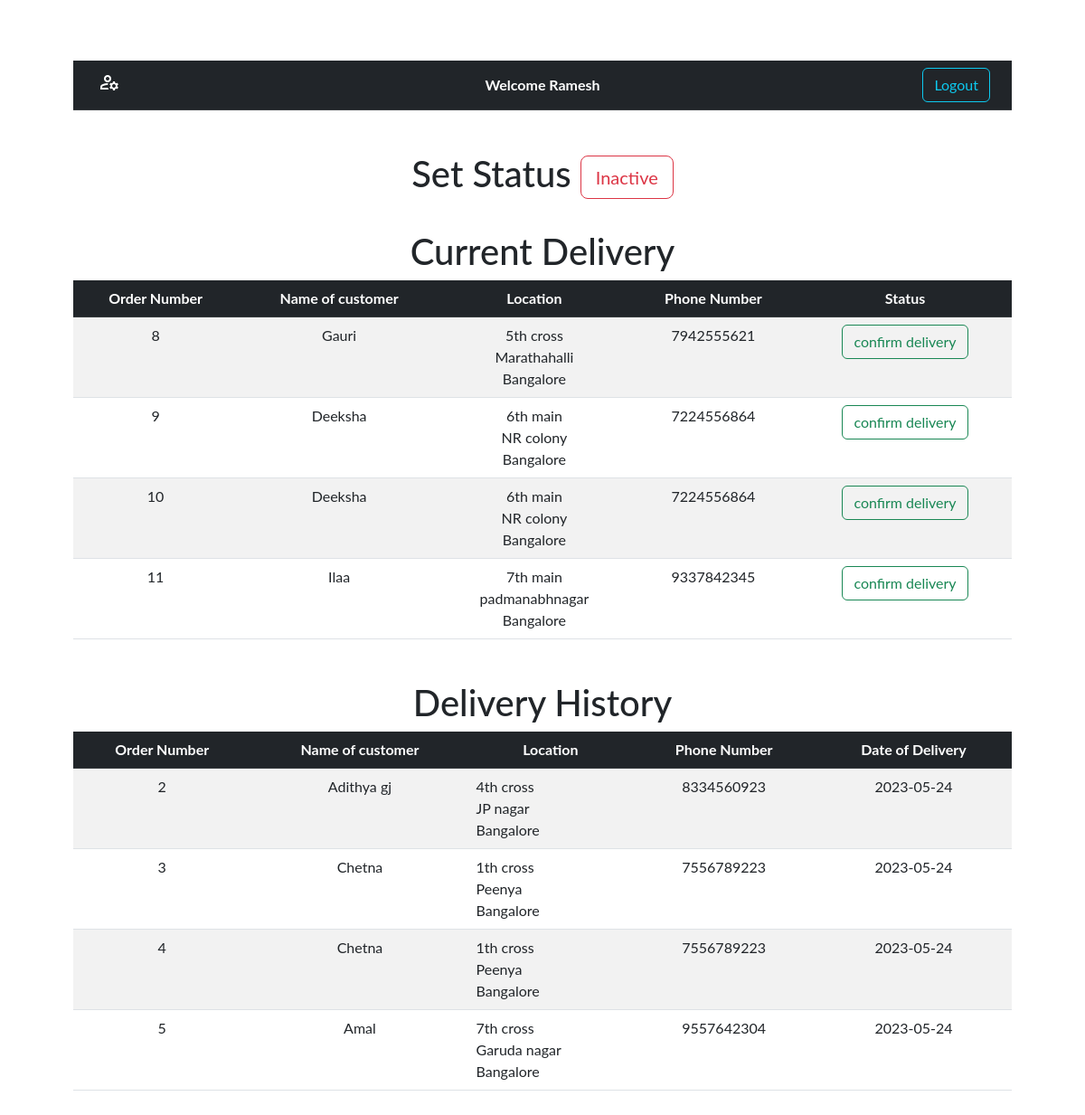
The app's page /deliveries.php (signed in) with its own data.
### tables this page shows
CREATE TABLE `delivery_personnel` (
  `DID` int(11) NOT NULL,
  `aadhaar` bigint(20) DEFAULT NULL,
  `Delivery_name` varchar(50) DEFAULT NULL,
  `stat` varchar(20) DEFAULT 'inactive' CHECK (`stat` in ('active','busy','inactive')),
  `phone_number` bigint(20) DEFAULT NULL,
  `License_number` int(11) DEFAULT NULL,
  `password` varchar(20) DEFAULT NULL
);

CREATE TABLE `orders` (
  `OID` int(11) NOT NULL,
  `UID` int(11) DEFAULT NULL,
  `DID` int(11) DEFAULT NULL,
  `stat` varchar(20) DEFAULT 'ordered' CHECK (`stat` in ('ordered','delivery confirmed','dispatched','delivered')),
  `Date_of_order` date DEFAULT NULL,
  `Date_of_delivery` date DEFAULT NULL,
  `total` double DEFAULT 0
);

CREATE TABLE `users` (
  `UID` int(11) NOT NULL,
  `User_name` varchar(50) DEFAULT NULL,
  `phone_number` bigint(20) DEFAULT NULL,
  `email` varchar(50) NOT NULL,
  `password` varchar(100) DEFAULT NULL,
  `Addr_l1` varchar(10) DEFAULT NULL,
  `Addr_l2` varchar(30) DEFAULT NULL,
  `Addr_l3` varchar(50) DEFAULT NULL
);

### deliveries.php (the view, shortened to what this page needs)
<!DOCTYPE html>
<html lang="en">
<head>
    <link href="https://cdn.jsdelivr.net/npm/bootstrap@5.2.3/dist/css/bootstrap.min.css" rel="stylesheet">
</head>
<body>
<div class="container mt-3" id="main">
    <div style="text-align:center; padding-bottom: 30px; margin: 35px;">
    <?php
        $conn = mysqli_connect("localhost", "root", "", "store");
        $did=$_SESSION["DID"];
        $query = "select stat from delivery_personnel where did=$did";
        $retval = mysqli_query($conn,$query);
        $row = mysqli_fetch_assoc($retval);
        $stat=$row['stat'];
        ?>
    <?php
    $query1 = "select delivery_name,phone_number, password from delivery_personnel where did=$did";
    $retval1 = mysqli_query($conn,$query1);
    $row1 = mysqli_fetch_assoc($retval1);
    $name = $row1['delivery_name'];
    ?>
        <div class="table-responsive" style="margin-bottom: 30px;">
  <table class="table table-hover table-striped">
    <thead class="table-dark ">
      <tr> <th style="width: 0;"></th>
        <th >
          <div class="row align-items-center justify-content-start" style="white-space: nowrap;">
            <div class="col-sm-4" style="text-align: left; padding-left: 10px;">
              <button class="openbtn" onclick="openNav()" style="color: white; background-color: transparent; border: none; outline: none;">
                <span class="material-symbols-outlined">manage_accounts</span>
              </button>
            </div>
            <div class="col-sm-4" style="text-align: center;">
              Welcome <?php echo $name; ?>
            </div>
            <div class="col-sm-4" style="text-align: right;">
              <form method = "post" action="<?PHP echo htmlspecialchars($_SERVER['PHP_SELF']); ?>" accept-charset="UTF-8"><input type="submit" class="btn btn-outline-info" name = "Logout" value="Logout"></form>
            </div>
          </div>
        </th>
        <th style="width: 0;"></th>
      </tr>
    </thead>
  </table>
</div>
        <div style="display: flex; align-items: center; justify-content: center; margin-bottom: 30px;">
            <h1 style="margin-right: 10px;">Set Status</h1>
            <form action="update_guy.php" method="post">
                <?php if ($stat=='inactive'){ ?>
                    <input type="submit" class="btn btn-outline-success btn-lg" value="Active">
                <?php } else if ($stat=='active'){ ?>
                    <input type="submit" class="btn btn-outline-danger btn-lg" value="Inactive">
                <?php } else if ($stat=='busy'){ ?>
                    <input type="submit" class="btn btn-outline-secondary disabled btn-lg" value="Busy">
                <?php } ?>
            </form>
        </div>
        <?php
        if ($row['stat']=="inactive"){
            ?><div></div><?php
        }else {?>
        <h1 style="text-align:center;">Current Delivery</h1>
        <div class="table-responsive" style="margin-bottom: 30px;">
            <table class="table table-hover table-striped">
                <thead class="table-dark ">
                    <tr>
                        <th>Order Number</th>
                        <th>Name of customer</th>
                        <th>Location</th>
                        <th>Phone Number</th>
                        <th>Status</th>
                    </tr>
                </thead>
                <tbody>
                    <?php
                    $conn = mysqli_connect("localhost", "root", "", "store");
                    $did=$_SESSION['DID'];
                    $sql = "Select o.oid,o.stat,u.addr_l1,u.addr_l2,u.addr_l3,u.user_name,u.phone_number from users u, orders o where u.uid=o.uid and o.stat in ('delivery confirmed','dispatched') and did=$did";
                    $retval = mysqli_query($conn, $sql);
                    if(mysqli_num_rows($retval)>0) {
                        while ($row = mysqli_fetch_assoc($retval)){
                            $oid=$row['oid'];
                            $name=$row['user_name'];
                            $a1=$row['addr_l1'];
                            $a2=$row['addr_l2'];
                            $a3=$row['addr_l3'];
                            $phone=$row['phone_number'];
                            $stat=$row['stat'];
                            ?>
                            <tr>
                            <td><?php echo $oid ?></td>
                            <td style="text-align: center;"><?php echo $name ?></td>
                            <td style="text-align: center;"><?php echo $a1 ?><br><?php echo $a2 ?><br><?php echo $a3 ?></td>
                            <td><?php echo $phone?></td>
                            <td>
                                <form action="update_status.php" method="post">
                                    <input type="hidden" name="oid" value="<?php echo $oid; ?>">
                                    <input type="hidden" name="did" value="<?php echo $did; ?>">
                                    <?php if ($stat=='delivery confirmed'){ ?>
                                    <input type="submit" class="btn btn-outline-success " value="dispatched">
                                    <?php } else if ($stat=='dispatched'){ ?>
                                    <input type="submit" class="btn btn-outline-success " value="delivered">
                                    <?php } ?>
                                </form>
                            </td>
                            </tr><?php
                    }
                }
                    else {
                    $sql1 = "select o.oid,o.stat,u.addr_l1,u.addr_l2,u.addr_l3,u.user_name,u.phone_number from users u, orders o where u.uid=o.uid and o.stat='ordered'";
                    $retval1 = mysqli_query($conn, $sql1);
                    if(mysqli_num_rows($retval1)>0){
                        while ($row = mysqli_fetch_assoc($retval1)){
                            $oid=$row['oid'];
                            $name=$row['user_name'];
                            $a1=$row['addr_l1'];
                            $a2=$row['addr_l2'];
                            $a3=$row['addr_l3'];
                            $phone=$row['phone_number'];
                            ?>
                            <tr>
                            <td><?php echo $oid ?></td>
                            <td><?php echo $name ?></td>
                            <td><?php echo $a1 ?><br><?php echo $a2 ?><br><?php echo $a3 ?></td>
                            <td><?php echo $phone ?></td>
                            <td><form action="update_status.php" method="post">
                                <input type="submit" class="btn btn-outline-success" value="confirm delivery">
                                </form>
                            </td></tr><?php
                        }
                    }
                }?>
                </tbody>
            </table>
        </div>
        <?php } ?>
        <h1 style="text-align:center;">Delivery History</h1>
        <div class="table-responsive">
            <table class="table table-hover table-striped">
                <thead class="table-dark ">
                    <tr>
                        <th>Order Number</th>
                        <th>Name of customer</th>
                        <th>Location</th>
                        <th>Phone Number</th>
                        <th>Date of Delivery</th>
                    </tr>
                </thead>
                <tbody>
                    <?php
                    $conn = mysqli_connect("localhost", "root", "", "store");
                    $sql1 = "select o.oid,o.stat,u.addr_l1,u.addr_l2,u.addr_l3,u.user_name,u.phone_number,o.date_of_delivery from users u, orders o where u.uid=o.uid and o.stat='delivered' and o.did=$did order by o.date_of_delivery desc";
                    $retval1 = mysqli_query($conn, $sql1);
                    if(mysqli_num_rows($retval1)>0){
                        while ($row = mysqli_fetch_assoc($retval1)){
                            $oid=$row['oid'];
                            $name=$row['user_name'];
                            $a1=$row['addr_l1'];
                            $a2=$row['addr_l2'];
                            $a3=$row['addr_l3'];
                            $phone=$row['phone_number'];
                            $date=$row['date_of_delivery']
                            ?>
                            <tr>
                            <td><?php echo $oid ?></td>
                            <td><?php echo $name ?></td>
                            <td style="text-align: left;"><?php echo $a1 ?><br><?php echo $a2 ?><br><?php echo $a3 ?></td>
                            <td><?php echo $phone ?></td>
                            <td><?php echo $date ?></td>
                            </tr><?php
                        }
                    }?>
                </tbody>
            </table>
        </div>
    </div>
</body>
</html>

### deliveries.php (style rules this page uses)
body { font-family: "Lato", sans-serif; }
#main { transition: margin-left .5s; padding: 16px; }

### records on screen
delivery_personnel: Delivery_name "Ramesh"
orders: OID "8", UID.User_name "Gauri", UID.Addr_l1 "5th cross", UID.Addr_l2 "Marathahalli", UID.Addr_l3 "Bangalore", UID.phone_number "7942555621"
orders: OID "9", UID.User_name "Deeksha", UID.Addr_l1 "6th main", UID.Addr_l2 "NR colony", UID.Addr_l3 "Bangalore", UID.phone_number "7224556864"
orders: OID "10", UID.User_name "Deeksha", UID.Addr_l1 "6th main", UID.Addr_l2 "NR colony", UID.Addr_l3 "Bangalore", UID.phone_number "7224556864"
orders: OID "11", UID.User_name "Ilaa", UID.Addr_l1 "7th main", UID.Addr_l2 "padmanabhnagar", UID.Addr_l3 "Bangalore", UID.phone_number "9337842345"
orders: OID "2", UID.User_name "Adithya gj", UID.Addr_l1 "4th cross", UID.Addr_l2 "JP nagar", UID.Addr_l3 "Bangalore", UID.phone_number "8334560923", Date_of_delivery "2023-05-24"
orders: OID "3", UID.User_name "Chetna", UID.Addr_l1 "1th cross", UID.Addr_l2 "Peenya", UID.Addr_l3 "Bangalore", UID.phone_number "7556789223", Date_of_delivery "2023-05-24"
orders: OID "4", UID.User_name "Chetna", UID.Addr_l1 "1th cross", UID.Addr_l2 "Peenya", UID.Addr_l3 "Bangalore", UID.phone_number "7556789223", Date_of_delivery "2023-05-24"
orders: OID "5", UID.User_name "Amal", UID.Addr_l1 "7th cross", UID.Addr_l2 "Garuda nagar", UID.Addr_l3 "Bangalore", UID.phone_number "9557642304", Date_of_delivery "2023-05-24"
